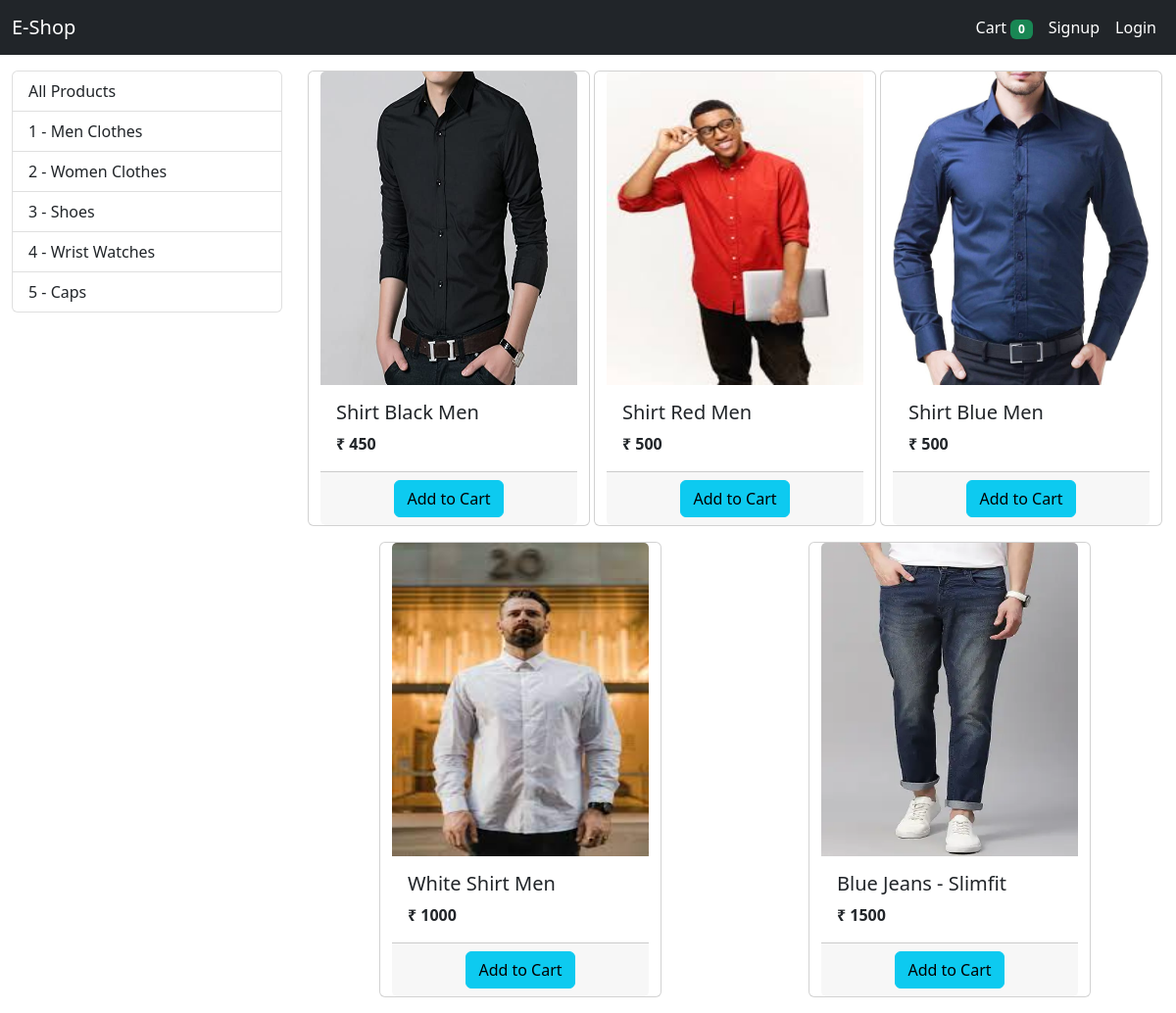
Screenshot of /?category_id=1 with the database file from the repository.
### store/models/category.py (models this page shows, shortened)
class Categories(models.Model):
    name = models.CharField(max_length= 20)
    def get_all_categories():
        return Categories.objects.all()

### store/models/product.py (models this page shows, shortened)
class Product(models.Model):
    name = models.CharField(max_length= 50)
    price = models.IntegerField(default=0)
    category = models.ForeignKey(Categories, on_delete=models.CASCADE, default=1)
    description = models.CharField(max_length=200, default='')
    image = models.ImageField(upload_to='uploads/products/')
    @staticmethod
    def get_all_products_by_category_id(category_id):
        if category_id:
            return Product.objects.filter(category = category_id)
        else:
            Product.get_all_products()

### store/views.py (the view, shortened to what this page needs)
# urls.py: path('', Index.as_view(), name='homepage'),
class Index(View):
    def get(self, request):
        products = None
        cart = request.session.get('cart')
        if not cart:
            request.session.cart = {}
        categories = Categories.get_all_categories()
        print(request.GET)
        category_id = request.GET.get('category_id')
        print("hi---- ",category_id )
        if category_id:
            products = Product.get_all_products_by_category_id(category_id)
        else:
            products = Product.get_all_products()
        data ={}
        data['products'] = products
        data['categories'] = categories
        return render(request, 'index.html', data)

### store/templatetags/cart.py (called while the page is built)
@register.filter(name = 'is_in_cart')
def is_in_cart(product , cart):
    print("Pro and car---- ",product , cart)
    keys = cart.keys()
    print("hi-----c",keys)
    for id in keys:
        if id is None:
            return False
        elif int(id) == product.id:
            return True
    print(product, cart)
    return False

### store/templatetags/custom_filter.py (called while the page is built)
@register.filter(name = 'currency')
def currency(number):
    return "₹ "+str(number)

### store/templates/index.html (shortened to what this page needs)
{% extends 'base.html' %}
{% block content %}
{% load cart %}
{% load custom_filter %}
            <div class="container-fluid mt-3">
              <div class= "row">
                <div class = "col-lg-3 mx-auto">
                  <div class="list-group">
                    <a href="/" class="list-group-item list-group-item-action" aria-current="true">
                      All Products
                    </a>
                    {% for category in categories %}
                    <a href="/?category_id={{category.id}}" class="list-group-item list-group-item-action" aria-current="true">
                      {{category.id}} - {{category.name}}
                    </a>
                    {% endfor %}
                  </div>
                </div>
                <div id="products" class= "col-lg-9 mx-auto">
                  <div class="row mx-auto" >
                    {% for product in products %}
                    <div class="card mx-auto mb-3" id = {{product.id}} style="width: 18rem">
                        <img src="{{product.image}} " class="card-img-top" style="height: 20rem" alt="...">
                        <div class="card-body">
                          <h5 class="card-title">{{product.name}}</h5>
                          <p class="card-text"><b>{{product.price|currency}}</b></p>
                        </div>
                        <div class='card-footer p-0'>
                          {% if product|is_in_cart:request.session.cart %}
                          <div class="row no-gutters">
                            <form action="/#{{product.id}}" method="POST" class= "col-3"> {% csrf_token %}
                              <input name = "product" hidden type="text" value="{{product.id}}"></input>
                              <input name = "remove" hidden type="text" value="True"></input>
                              <input type="submit" value = "  -  " class = "btn btn-block btn-secondary">
                            </form>
                            <div class="text-center col"> {{product|cart_quantity:request.session.cart}} in Cart
                            </div>
                            <form action="/#{{product.id}}" method="POST" class= "col-3"> {% csrf_token %}
                              <input name = "product" hidden type="text" value="{{product.id}}"></input>
                              <input type="submit" value = "  +  " class = "btn btn-block btn-secondary">
                            </form>
                          </div>
                          {% else %}
                          <form action="/#{{product.id}}" method="POST" class="text-center"> {% csrf_token %}
                            <input class="btn btn-info mt-2 mb-2" type="submit" value = "Add to Cart" href="#" class="btn btn-light border border-primary btn-sm"></input>
                          </form>
                          {% endif %}
                        </div>
                    </div>
                    {% endfor %}
                  </div>
                </div>
              </div>
            </div>
{% endblock  %}

### rows the page displays
Categories: id "1", name "Men Clothes"
Categories: id "2", name "Women Clothes"
Categories: id "3", name "Shoes"
Categories: id "4", name "Wrist Watches"
Categories: id "5", name "Caps"
Product: {{ product.id }} 1 (drawn), image (picture), name "Shirt Black Men", price "₹ 450"
Product: image (picture), name "Shirt Red Men", price "₹ 500"
Product: image (picture), name "Shirt Blue Men", price "₹ 500"
Product: image (picture), name "White Shirt Men", price "₹ 1000"
Product: image (picture), name "Blue Jeans - Slimfit", price "₹ 1500"

### other values shown
{{ request.session.cart.keys|length }} "0"
